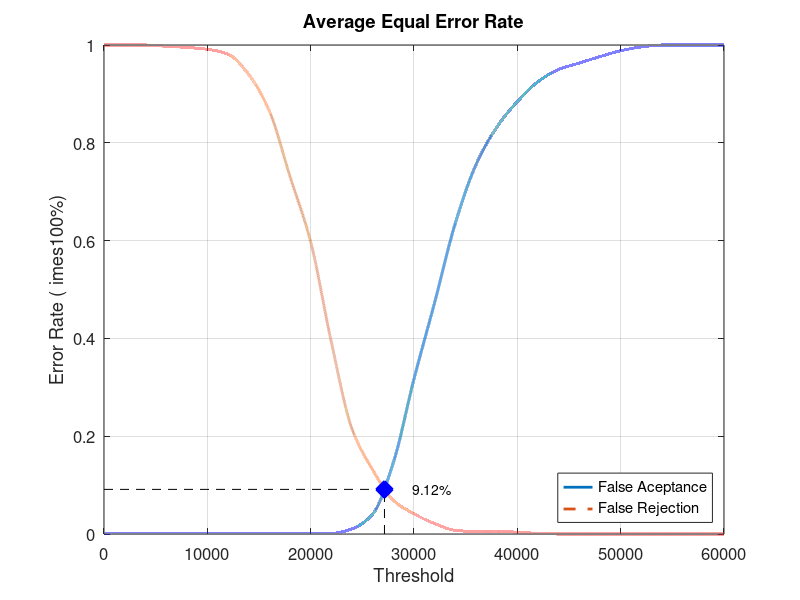
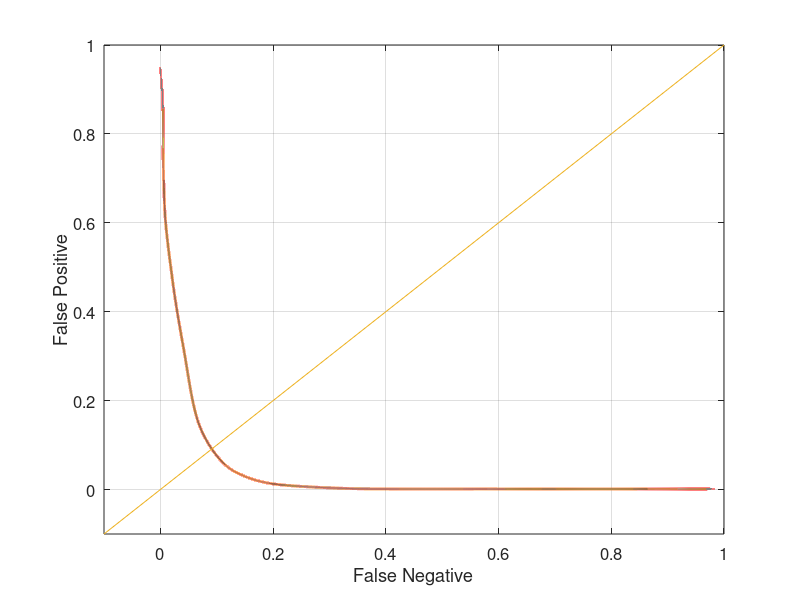

Source code (MATLAB) for these figures, in order:
close all;
clear;
clc;
x = 0:2000:60000;
xq = 0:0.5:60000;

y0 = [0 0.00131579 0.00131579 0.00131579 0.00131579 0.00131579 0.00131579 0.00131579 0.00131579 0.00131579 0.00131579 0.00131579 0.0105263 0.0407895 0.146053 0.317105 0.473684 0.635526 0.755263 0.831579 0.884211 0.925 0.95 0.963158 0.976316 0.988158 0.996053 1 1 1 1]
yy0 = interp1(x, y0, xq, 'pchip');
y1 = [1 1 1 0.9975 0.995 0.99125 0.98125 0.94 0.865 0.73125 0.5975 0.3925 0.215 0.13125 0.06875 0.04125 0.02125 0.0075 0.005 0.005 0.00375 0.00125 0 0 0 0 0 0 0 0 0]
yy1 = interp1(x, y1, xq, 'pchip');

% Calculating EER: 
y2 = abs(y0 - y1);
find(y2 == min(y2))
yy2 = abs(yy0 - yy1);
xEER = find(yy2 == min(yy2));
xEERIndex = xq(xEER) % X-axis EER
yEER = yy0(xEER) % Y-axis EER

main = figure
plot(xq, yy0,'-','LineWidth', 2);	hold on
plot(xq, yy1,'--','LineWidth', 2);	hold on
plot([xEERIndex xEERIndex], [0 yEER], 'k--');	hold on
plot([0 xEERIndex], [yEER yEER], 'k--');	hold on
plot(xEERIndex, yEER, 'bx', 'LineWidth', 10);	hold on
text(xEERIndex + 10 * xEERIndex / 100, yEER, [num2str(round((10000 * yEER)) / 100) '%'])
legend('False Aceptance', 'False Rejection', 'Location', 'SouthEast')
xlabel('Threshold')
ylabel('Error Rate (	imes100%)')
title('Average Equal Error Rate')
set(gca, 'FontSize', 12)
axis([0 60000 0 1])
grid on

print(main, 'Experiment4AverageMain', '-dpng');
FNRxFPR = figure('Color', [1 1 1]);
plot(yy1, yy0, '-', yy1, yy0, 'LineWidth', 2);
hold on
y = -0.1:0.1:1
plot(y, y); 
set(gca, 'FontSize', 12)
xlabel('False Negative')
ylabel('False Positive')
axis([-0.1 1 -0.1 1])
set(gca, 'FontSize', 12)
grid on

print(FNRxFPR, 'Experiment4AverageFNRxFPR','-dpng');
